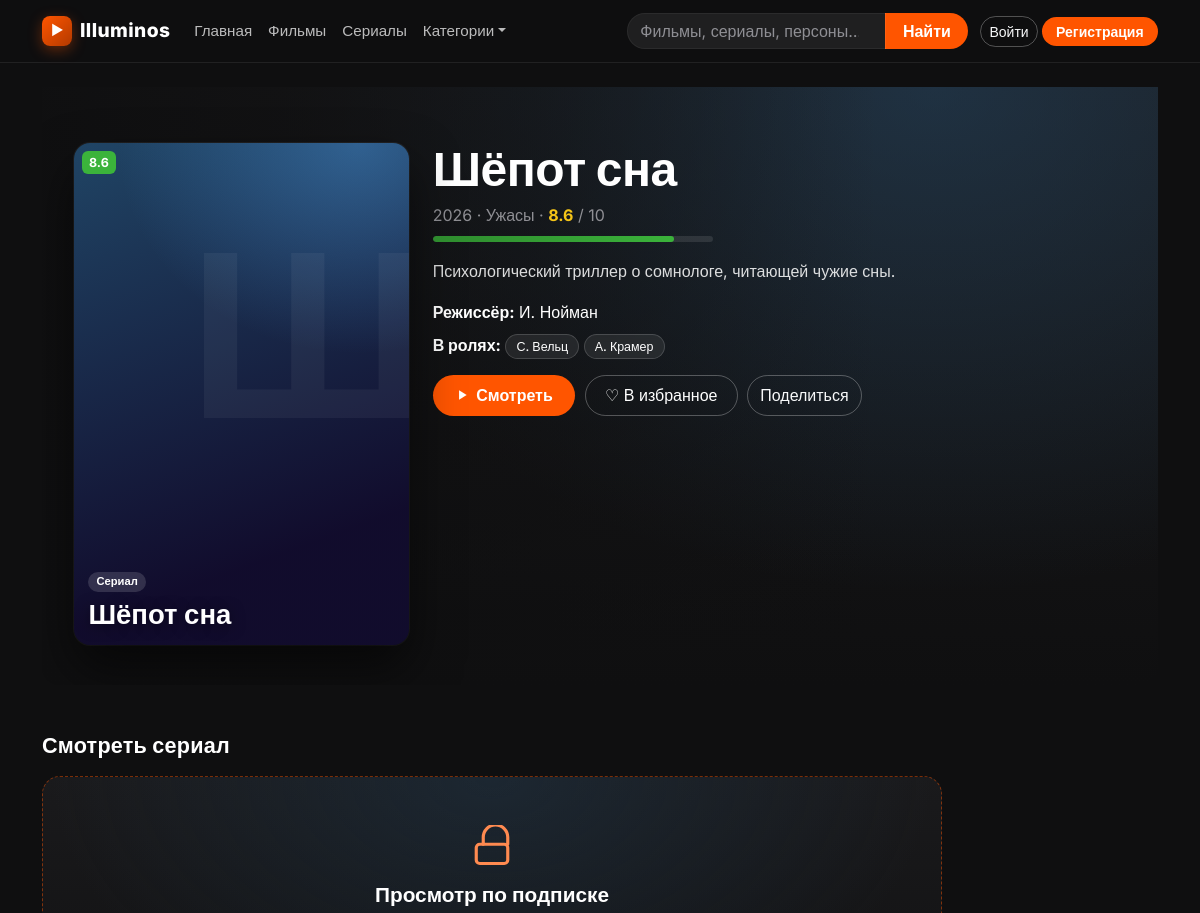
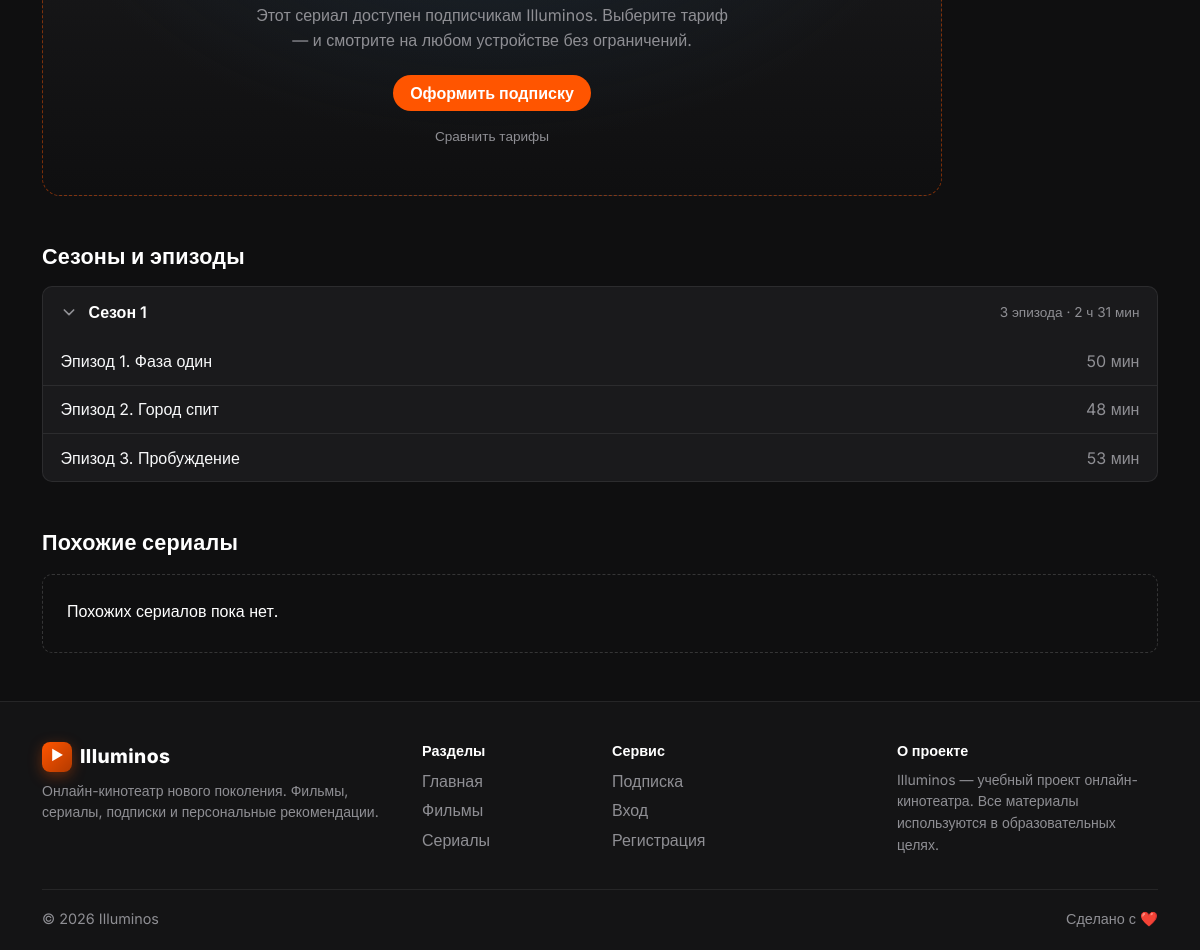
The app's page /serial.php?id=10 with its own data (2 pictures, top to bottom).
### tables this page shows
CREATE TABLE content (
    id INT AUTO_INCREMENT PRIMARY KEY,
    type ENUM('film','serial') NOT NULL,
    title VARCHAR(150) NOT NULL,
    description TEXT,
    year SMALLINT,
    rating DECIMAL(3,1) DEFAULT 0,
    director VARCHAR(150),
    actors TEXT,
    trailer_url VARCHAR(255) DEFAULT NULL,
    is_new TINYINT(1) DEFAULT 0,
    is_popular TINYINT(1) DEFAULT 0,
    genre_id INT,
    FOREIGN KEY (genre_id) REFERENCES genres(id)
);

CREATE TABLE genres (
    id INT AUTO_INCREMENT PRIMARY KEY,
    name VARCHAR(50) NOT NULL UNIQUE
);

CREATE TABLE seasons (
    id INT AUTO_INCREMENT PRIMARY KEY,
    content_id INT NOT NULL,
    number INT NOT NULL,
    FOREIGN KEY (content_id) REFERENCES content(id) ON DELETE CASCADE
);

CREATE TABLE episodes (
    id INT AUTO_INCREMENT PRIMARY KEY,
    season_id INT NOT NULL,
    number INT NOT NULL,
    title VARCHAR(150),
    duration_min INT DEFAULT 45,
    FOREIGN KEY (season_id) REFERENCES seasons(id) ON DELETE CASCADE
);

### serial.php (the view, shortened to what this page needs)
<?php
require_once __DIR__ . '/backend/config.php';
require_once __DIR__ . '/src/components/helpers.php';
$id = (int)($_GET['id'] ?? 0);
$uid = $_SESSION['user']['id'] ?? 0;
$stmt = $pdo->prepare(
    "SELECT c.*, g.name AS genre_name FROM content c
     JOIN genres g ON g.id = c.genre_id
     WHERE c.id = ? AND c.type = 'serial'");
$stmt->execute([$id]);
$serial = $stmt->fetch();
$stmt = $pdo->prepare('SELECT * FROM seasons WHERE content_id = ? ORDER BY number');
$stmt->execute([$id]);
$seasons = $stmt->fetchAll();
foreach ($seasons as &$s) {
    $st = $pdo->prepare('SELECT * FROM episodes WHERE season_id = ? ORDER BY number');
    $st->execute([$s['id']]);
    $s['episodes'] = $st->fetchAll();
}
$stmt = $pdo->prepare(
    "SELECT c.*, g.name AS genre_name FROM content c
     JOIN genres g ON g.id = c.genre_id
     WHERE c.genre_id = ? AND c.id != ? AND c.type = 'serial'
     ORDER BY c.rating DESC LIMIT 4");
$stmt->execute([$serial['genre_id'], $id]);
$similar = $stmt->fetchAll();
$favIds = io_fav_ids($pdo, (int)$uid);
$chev = '<svg class="io-chev" width="16" height="16" viewBox="0 0 24 24" fill="none" stroke="currentColor" stroke-width="2.5" stroke-linecap="round" stroke-linejoin="round" aria-hidden="true"><path d="M9 5l7 7-7 7"/></svg>';
?>
<!DOCTYPE html>
<html lang="ru">
<head>
    <?php require __DIR__ . '/src/components/head-assets.php'; ?>
</head>
<body class="d-flex flex-column min-vh-100">
<?php require __DIR__ . '/src/components/header.php'; ?>
<main class="container flex-grow-1" id="main">
    <?php render_detail($serial, in_array($id, $favIds, true), $canWatch); ?>
    <?php render_watch_block($serial, $canWatch); ?>
    <section class="io-section">
        <div class="d-flex flex-wrap align-items-baseline justify-content-between gap-2 mb-3">
            <h2 class="io-section-title h4 mb-0">Сезоны и эпизоды</h2>
        </div>
        <?php foreach ($seasons as $i => $s):
            $n = count($s['episodes']);
            $mins = array_sum(array_map(fn($e) => (int)$e['duration_min'], $s['episodes']));
            $dur = $mins >= 60 ? intdiv($mins, 60) . ' ч ' . ($mins % 60) . ' мин' : $mins . ' мин';
            $cid = 'season-' . (int)$s['id'];
        ?>
            <div class="io-season">
                <h3 class="h6 m-0">
                    <button type="button" class="io-season-head" data-bs-toggle="collapse" data-bs-target="#<?= $cid ?>"
                            aria-expanded="<?= $i === 0 ? 'true' : 'false' ?>" aria-controls="<?= $cid ?>">
                        <?= $chev ?>
                        <span>Сезон <?= (int)$s['number'] ?></span>
                        <span class="io-season-sub"><?= $n ?> <?= io_plural($n, ['эпизод', 'эпизода', 'эпизодов']) ?> · <?= $dur ?></span>
                    </button>
                </h3>
                <div id="<?= $cid ?>" class="collapse<?= $i === 0 ? ' show' : '' ?>">
                    <ul class="list-group list-group-flush">
                        <?php foreach ($s['episodes'] as $e): ?>
                            <li class="list-group-item bg-transparent text-light d-flex justify-content-between">
                                <span>Эпизод <?= (int)$e['number'] ?>. <?= htmlspecialchars($e['title']) ?></span>
                                <span class="text-secondary"><?= (int)$e['duration_min'] ?> мин</span>
                            </li>
                        <?php endforeach; ?>
                    </ul>
                </div>
            </div>
        <?php endforeach; ?>
    </section>
    <section class="io-section">
        <h2 class="io-section-title h4">Похожие сериалы</h2>
        <?php if ($similar) render_cards($similar, $favIds);
              else echo io_empty('Похожих сериалов пока нет.'); ?>
    </section>
</main>
<?php require __DIR__ . '/src/components/footer.php'; ?>

### src/components/helpers.php (shortened to what this page needs)
<?php
function io_e($v): string {
    return htmlspecialchars((string)$v, ENT_QUOTES, 'UTF-8');
}
function io_plural(int $n, array $forms): string {
    $n = abs($n) % 100;
    $n1 = $n % 10;
    if ($n1 > 1 && $n1 < 5) return $forms[1];
    return $forms[2];
}
function io_poster_hues(array $c): array {
    static $pairs = [[262, 228], [318, 262], [8, 336], [196, 250], [28, 352], [292, 236], [158, 206], [46, 14]];
    $pair  = $pairs[(int)($c['genre_id'] ?? 0) % count($pairs)];
    $shift = (((int)($c['id'] ?? 0)) * 11) % 28 - 14;
    return [($pair[0] + $shift + 360) % 360, $pair[1]];
}
function io_poster_style(array $c): string {
    [$h1, $h2] = io_poster_hues($c);
    return '--h1:' . $h1 . ';--h2:' . $h2 . ';';
}
function io_initial(string $title): string {
    if (preg_match('/[\p{L}\p{N}]/u', $title, $m)) {
        return function_exists('mb_strtoupper') ? mb_strtoupper($m[0], 'UTF-8') : $m[0];
    }
    return '★';
}
function io_poster(array $c, string $class = ''): string {
    $hasImage = !empty($c['poster_url']);
    ob_start(); ?>
    <div class="io-poster<?= $hasImage ? ' has-image' : '' ?><?= $class !== '' ? ' ' . io_e($class) : '' ?>" style="<?= io_poster_style($c) ?>">
        <?php if ($hasImage): ?>
            <img class="io-poster-img" src="<?= io_e($c['poster_url']) ?>" alt="<?= io_e($c['title']) ?>" loading="lazy">
        <?php else: ?>
            <span class="io-poster-glyph" aria-hidden="true"><?= io_e(io_initial((string)$c['title'])) ?></span>
        <?php endif; ?>
        <?php if (($c['type'] ?? '') === 'serial'): ?><span class="io-poster-type">Сериал</span><?php endif; ?>
        <span class="io-poster-title"><?= io_e($c['title']) ?></span>
        <span class="io-rating"><?= io_e($c['rating']) ?></span>
    </div>
    <?php
    return ob_get_clean();
}
function io_fav_button(int $id, bool $inFav, bool $loggedIn, ?string $title = null, string $class = '', bool $withLabel = false): string {
    $title = $title ?? ($inFav ? 'Убрать из избранного' : 'В избранное');
    ob_start(); ?>
    <button type="button" class="io-fav-btn<?= $inFav ? ' active' : '' ?><?= $class !== '' ? ' ' . io_e($class) : '' ?>"
            data-id="<?= $id ?>"<?= $loggedIn ? '' : ' data-guest="1"' ?>
            title="<?= io_e($title) ?>" aria-pressed="<?= $inFav ? 'true' : 'false' ?>"><?php
        if ($withLabel): ?><span data-fav-icon><?= $inFav ? '♥' : '♡' ?></span> <span data-fav-label><?= $inFav ? 'В избранном' : 'В избранное' ?></span><?php
        else: ?><?= $inFav ? '♥' : '♡' ?><?php endif; ?></button>
    <?php
    return ob_get_clean();
}
    ob_start(); ?>
    <?php
function io_empty(string $text, string $hint = '', string $actionHtml = ''): string {
    $html = '<div class="io-empty"><p class="mb-1">' . io_e($text) . '</p>';
    return $html . '</div>';
}
    ?>
    <?php
function render_detail(array $c, bool $inFav, bool $canWatch = false): void {
    $loggedIn = !empty($_SESSION['user']);
    $actors   = array_values(array_filter(array_map('trim', explode(',', (string)$c['actors'])), 'strlen'));
    $pct      = round(max(0, min(100, (float)$c['rating'] * 10)), 1);
    ?>
    <div class="io-detail mt-4" style="<?= io_poster_style($c) ?>">
        <div class="row g-4 position-relative">
            <div class="col-md-4">
                <?= io_poster($c, 'io-poster--lg') ?>
            </div>
            <div class="col-md-8">
                <h1 class="io-detail-title"><?= io_e($c['title']) ?></h1>
                <p class="text-secondary mb-2"><?= io_e($c['year']) ?> · <?= io_e($c['genre_name']) ?> ·
                    <strong class="text-warning"><?= io_e($c['rating']) ?></strong> / 10</p>
                <div class="io-meter" role="img" aria-label="Рейтинг <?= io_e($c['rating']) ?> из 10"><span style="--w:<?= $pct ?>%"></span></div>
                <p class="io-detail-text"><?= nl2br(htmlspecialchars((string)$c['description'])) ?></p>
                <p class="mb-2"><strong>Режиссёр:</strong> <?= io_e($c['director']) ?></p>
                <p class="mb-3"><strong>В ролях:</strong>
                    <?php foreach ($actors as $a): ?><span class="io-tag"><?= io_e($a) ?></span> <?php endforeach; ?>
                </p>
                <div class="io-actions">
                    <a href="#watch" class="btn btn-io io-watch-btn">
                        <svg width="14" height="14" viewBox="0 0 24 24" fill="currentColor" aria-hidden="true"><path d="M7 4l13 8-13 8z"/></svg>
                        Смотреть
                    </a>
                    <?= io_fav_button((int)$c['id'], $inFav, $loggedIn, null, 'io-fav-btn--inline', true) ?>
                    <button type="button" class="btn btn-outline-light" data-share>Поделиться</button>
                </div>
            </div>
        </div>
    </div>
    <?php
}
function render_watch_block(array $c, bool $canWatch): void {
    [$h1, $h2] = io_poster_hues($c);
    $isSerial = ($c['type'] ?? '') === 'serial';
    ?>
    <section class="io-section" id="watch">
        <h2 class="io-section-title h4"><?= $isSerial ? 'Смотреть сериал' : 'Смотреть фильм' ?></h2>
        <?php if ($canWatch): ?>
            <div class="io-player" style="--h1:<?= $h1 ?>;--h2:<?= $h2 ?>;" data-player data-title="<?= io_e($c['title']) ?>">
                <div class="io-player-screen<?= !empty($c['poster_url']) ? ' has-image' : '' ?>">
                    <?php if (!empty($c['poster_url'])): ?>
                        <img src="<?= io_e($c['poster_url']) ?>" alt="" loading="lazy" aria-hidden="true">
                    <?php endif; ?>
                    <button type="button" class="io-player-play" data-player-play aria-label="Смотреть «<?= io_e($c['title']) ?>»">
                        <span class="io-player-play-icon" aria-hidden="true">
                            <svg width="26" height="26" viewBox="0 0 24 24" fill="currentColor"><path d="M7 4l13 8-13 8z"/></svg>
                        </span>
                        <span class="io-player-play-label">Воспроизвести</span>
                    </button>
                    <span class="io-player-mark">HD</span>
                </div>
                <div class="io-player-bar" aria-hidden="true">
                    <span class="io-player-bar-fill" style="--w:0%"></span>
                </div>
            </div>
        <?php else: ?>
            <div class="io-sub-gate" style="--h1:<?= $h1 ?>;--h2:<?= $h2 ?>;">
                <svg class="io-sub-gate-icon" width="42" height="42" viewBox="0 0 24 24" fill="none" stroke="currentColor" stroke-width="1.8" stroke-linecap="round" stroke-linejoin="round" aria-hidden="true"><rect x="3" y="11" width="18" height="11" rx="2"/><path d="M7 11V7a5 5 0 0114 0v4"/></svg>
                <h3 class="io-sub-gate-title">Просмотр по подписке</h3>
                <p class="io-sub-gate-text">Этот <?= $isSerial ? 'сериал' : 'фильм' ?> доступен подписчикам Illuminos.
                    Выберите тариф — и смотрите на любом устройстве без ограничений.</p>
                <a href="/payment.php" class="btn btn-io">Оформить подписку</a>
                <a href="/payment.php#compare" class="io-sub-gate-link">Сравнить тарифы</a>
            </div>
        <?php endif; ?>
    </section>
    <?php
}
    if (empty($c['trailer_url'])) return; ?>

### records on screen
content: title "Шёпот сна", rating "8.6", year "2026", genre.name "Ужасы", description "Психологический триллер о сомнологе, читающей чужие сны.", director "И. Нойман", actors "С. Вельц", actors "А. Крамер"
seasons: number "1", n "3", эпизод "эпизода", dur "2 ч 31 мин"
episodes: number "1", title "Фаза один", duration_min "50"
episodes: number "2", title "Город спит", duration_min "48"
episodes: number "3", title "Пробуждение", duration_min "53"

### other values on screen
io_e($text) "Похожих сериалов пока нет."
